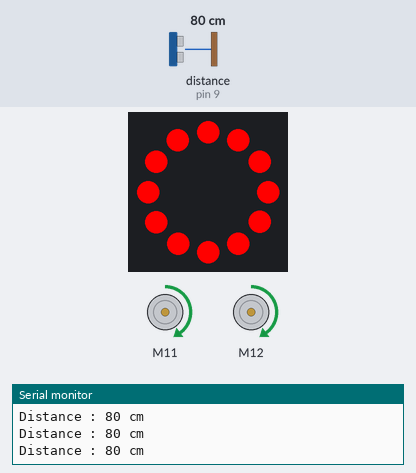
Recording of a sketch running on a simulated Arduino Mega 2560, built with avr-gcc and run on an emulated ATmega2560. On the bench: 2 × DC motor (green arrow = forward, orange = backward, longer = faster), 12 RGB LEDs in a ring, first at the top, clockwise, the last lines printed to the serial monitor. Inputs (shaded band) come from the test bench; at power-on: distance to the obstacle (sensor on pin 9) 80 cm.

Above: at 4.2 s.
4.3 s: distance to the obstacle (sensor on pin 9) set to 94 cm
7.1 s: distance to the obstacle (sensor on pin 9) set to 105 cm
At 8.0 s:
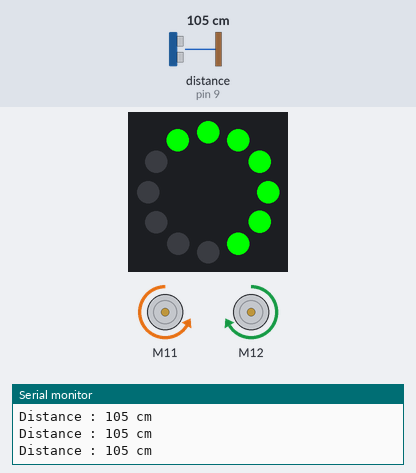
8.6 s: distance to the obstacle (sensor on pin 9) set to 35 cm
At 9.0 s:
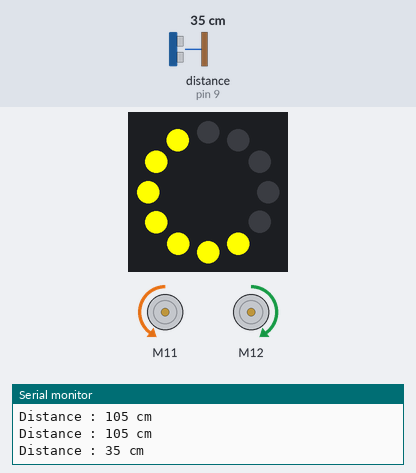
10.1 s: distance to the obstacle (sensor on pin 9) set to 28 cm
At 11.4 s:
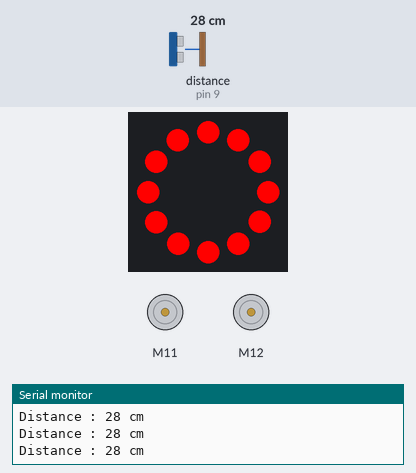
Timing chart, 0 to 14.1 s (numbered marks = the images above; inputs shaded):
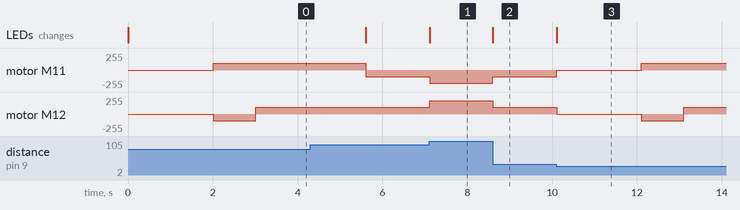

Measured:
- the behaviour switches between 99 and 100 cm on distance to the obstacle (sensor on pin 9) (found by bisection; images 0 and 1)
- the behaviour switches between 31 and 30 cm on distance to the obstacle (sensor on pin 9) (found by bisection; images 2 and 3)
- after the input at 7.1 s, motor M11: backward 100/255 → backward 200/255 at once; motor M12: forward 100/255 → forward 200/255 at once; the LEDs: change at once (image 1)
- after the input at 8.6 s, motor M11: backward 200/255 → backward 100/255 at once; motor M12: forward 200/255 → forward 100/255 at once; the LEDs: change at once (image 2)
- after the input at 10.1 s, motor M11: backward 100/255 → stopped at once, → forward 100/255 2.0 s later; motor M12: forward 100/255 → stopped at once, → backward 100/255 2.0 s later, → forward 100/255 1.0 s later; the LEDs: change at once (image 3)

The sketch:

labo_02.ino
```cpp
#include <MeAuriga.h>
int ledPin = 44;
int numberOfLed = 12;
int sizeLed = 7;
int speedAverage = 200;
int dist = 0;
int lightLevel = 255;
MeEncoderOnBoard leftMotor(SLOT1);
MeEncoderOnBoard rightMotor(SLOT2);
MeUltrasonicSensor sensorDistance(PORT_9);
MeRGBLed ringLed(0, numberOfLed);
enum stateMachine { MOVE,
                    SLOW,
                    STOP,
                    BACK,
                    PIVOT };
stateMachine stateRobot = MOVE;

void setup() {
  ringLed.setpin(ledPin);
  ringLed.setNumber(numberOfLed);
  Serial.begin(9600);
}

void loop() {
  unsigned long currentTime = millis();
  dist = catchDistance(currentTime);
  displayDistance(currentTime);
  stateManager(currentTime);
}

int catchDistance(unsigned long ct) {
  static unsigned long lastTime = 0;
  int minDistanceValid = 2;
  int maxDistanceValid = 400;
  int rate = 100;
  if (ct - lastTime >= rate) {
    lastTime = ct;
    int newDistance = sensorDistance.distanceCm();
    if (newDistance >= minDistanceValid && newDistance <= maxDistanceValid) {
      dist = newDistance;
    }
  }
  return dist;
}
void displayDistance(unsigned long ct) {
  int rate = 250;
  static unsigned long lastTime = 0;
  if (ct - lastTime >= rate) {
    lastTime = ct;
    Serial.print("Distance : ");
    Serial.print(dist);
    Serial.println(" cm");
  }
}

void moveState() {
  static bool firstTime = true;
  int limitObject = 100;
  int indexFront[sizeLed] = { 11, 0, 1, 2, 3, 4, 5 };
  if (dist >= limitObject && firstTime) {
    firstTime = false;
    for (int e = 0; e < numberOfLed; e++) {
      ringLed.setColorAt(e, 0, 0, 0);
    }
    for (int e = 0; e < sizeLed; e++) {
      ringLed.setColorAt(indexFront[e], 0, lightLevel, 0);
    }
    ringLed.show();
  }
  leftMotor.setMotorPwm(-speedAverage);
  rightMotor.setMotorPwm(speedAverage);
  if (dist < limitObject) {
    firstTime = true;
    stateRobot = SLOW;
  }
}

void slowState() {
  static bool firstTime = true;
  int limitObject = 30;
  int indexBack[sizeLed] = { 5, 6, 7, 8, 9, 10, 11 };
  int speedSlow = 100;
  if (firstTime) {
    firstTime = false;
    for (int e = 0; e < 12; e++) {
      ringLed.setColorAt(e, 0, 0, 0);
    }
    for (int e = 0; e < sizeLed; e++) {
      ringLed.setColorAt(indexBack[e], lightLevel, lightLevel, 0);
    }
    ringLed.show();
  }
  leftMotor.setMotorPwm(-speedSlow);
  rightMotor.setMotorPwm(speedSlow);
  if (dist <= limitObject) {
    stateRobot = STOP;
  } else if (dist >= 100) {
    stateRobot = MOVE;
  }
  firstTime = true;
}

void stopState(unsigned long ct) {
  static bool firstTime = true;
  static unsigned long lastTime = 0;
  int rate = 2000;
  int speedStop = 0;
  if (firstTime) {
    firstTime = false;
    lastTime = ct;
    ringLed.setColor(0, 0, 0);
    ringLed.setColor(lightLevel, 0, 0);
    ringLed.show();
  }
  leftMotor.setMotorPwm(speedStop);
  rightMotor.setMotorPwm(speedStop);
  if (ct - lastTime >= rate) {
    stateRobot = BACK;
    firstTime = true;
  }
}

void backState(unsigned long ct) {
  static bool firstTime = true;
  static unsigned long lastTime = 0;
  int rate = 1000;
  int speedBack = 100;
  if (firstTime) {
    lastTime = ct;
    firstTime = false;
  }
  leftMotor.setMotorPwm(speedBack);
  rightMotor.setMotorPwm(-speedBack);
  if (ct - lastTime >= rate) {
    firstTime = true;
    stateRobot = PIVOT;
  }
}

void pivotState(unsigned long ct) {
  static bool firstTime = true;
  static unsigned long lastTime = 0;
  int rate = 2600;
  int speedPivot = 100;
  if (firstTime) {
    lastTime = ct;
    firstTime = false;
  }
  leftMotor.setMotorPwm(speedPivot);
  rightMotor.setMotorPwm(speedPivot);
  if (ct - lastTime >= rate) {
    firstTime = true;
    stateRobot = MOVE;
  }
}

void stateManager(unsigned long ct) {
  switch (stateRobot) {
    case MOVE:
      moveState();
      break;
    case SLOW:
      slowState();
      break;
    case STOP:
      stopState(ct);
      break;
    case BACK:
      backState(ct);
      break;
    case PIVOT:
      pivotState(ct);
      break;
  }
}
```
